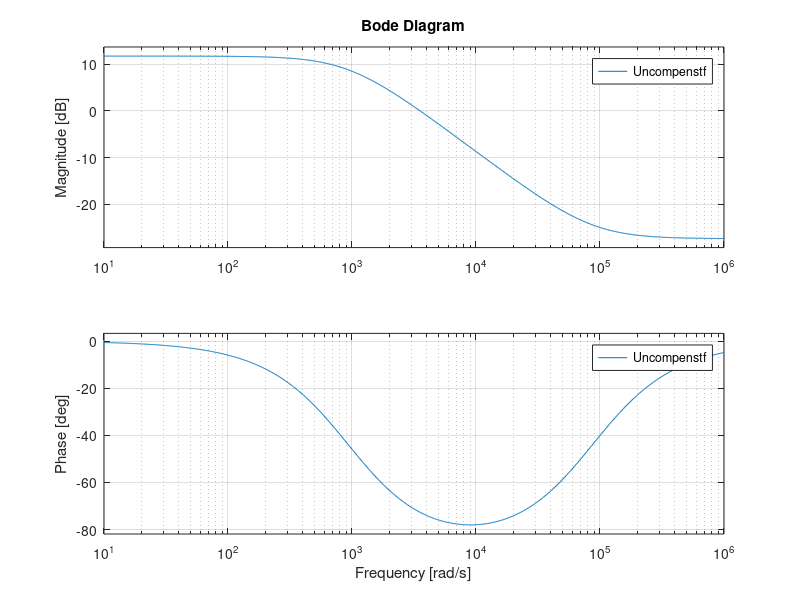

MATLAB code to generate this figure:
Co = 660e-6;
Rload = 8/5;
Resr = 17.67e-3;

wp = 1/(Rload*Co);
wz = 1/(Resr*Co);
s = tf('s');
Uncompenstf =  3.876*(1+s/wz)/(1+s/wp);
bode(Uncompenstf);